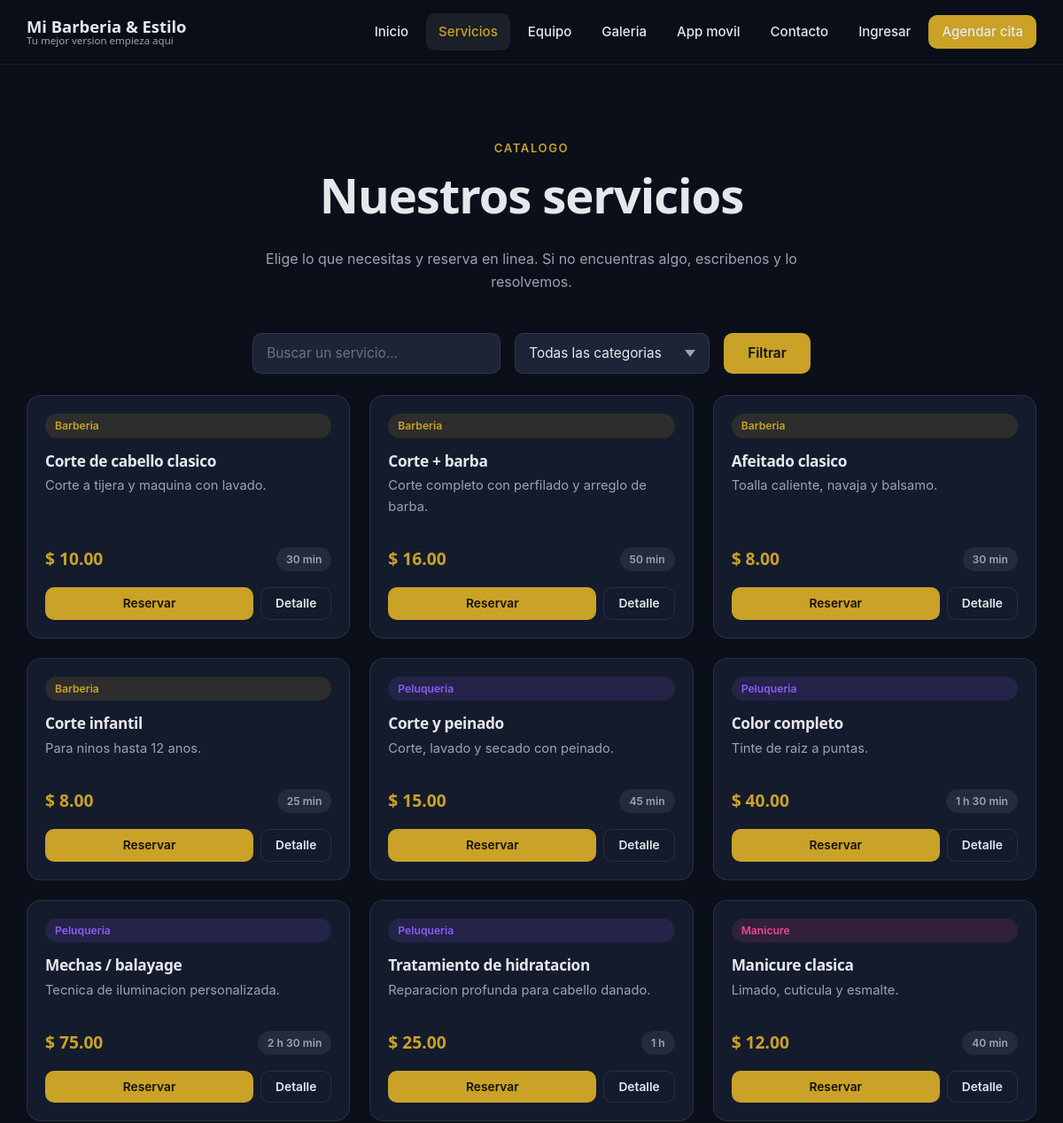
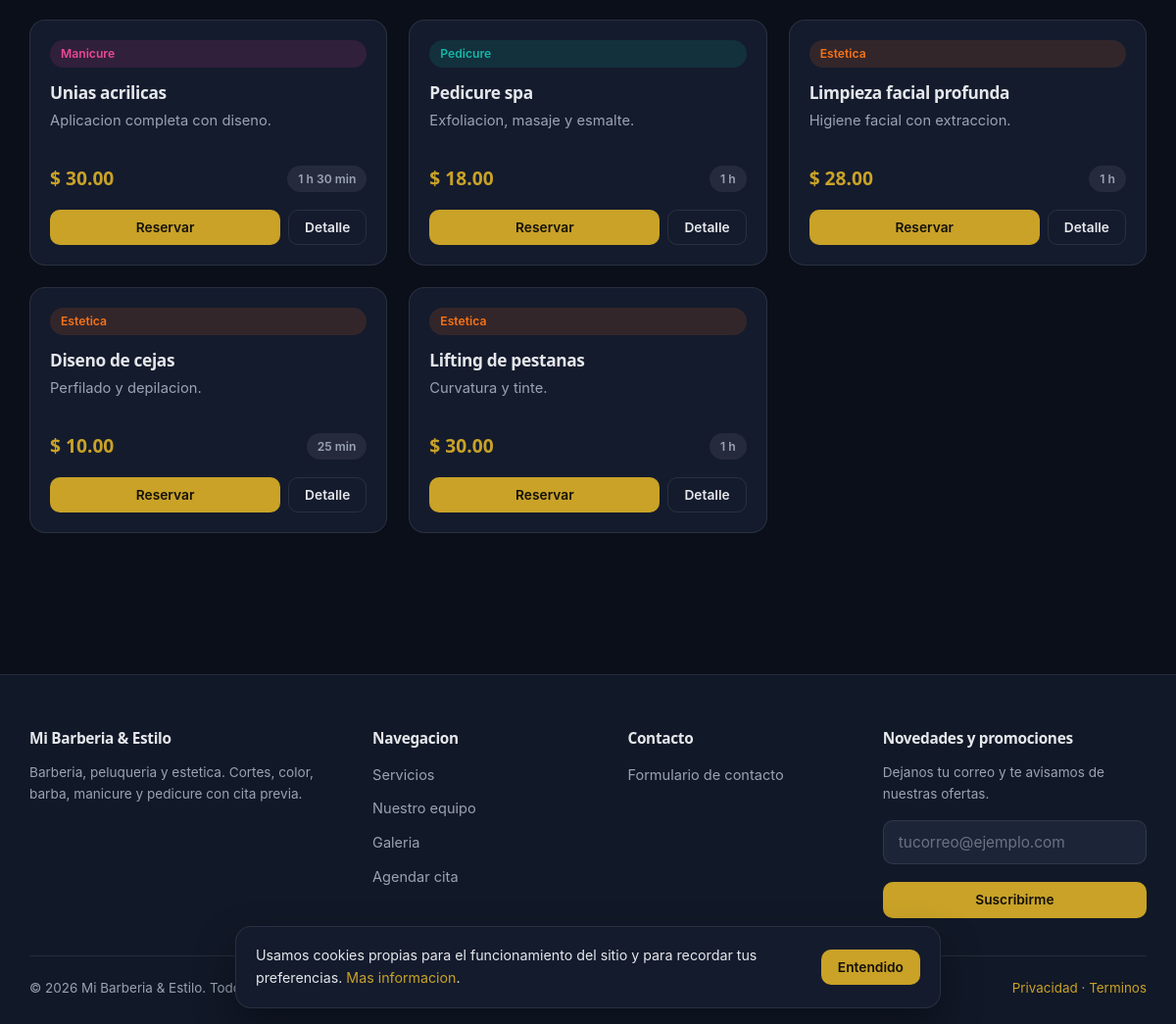
Screenshot of /servicios with the database file from the repository (2 pictures, top to bottom).
### tables this page shows
CREATE TABLE `services` (
  `id` int(10) unsigned NOT NULL AUTO_INCREMENT,
  `category_id` int(10) unsigned NOT NULL,
  `name` varchar(140) NOT NULL,
  `slug` varchar(160) NOT NULL,
  `short_description` varchar(255) NOT NULL DEFAULT '',
  `description` text DEFAULT NULL,
  `image_path` varchar(255) NOT NULL DEFAULT '',
  `duration_minutes` smallint(5) unsigned NOT NULL DEFAULT 30,
  `buffer_before_minutes` smallint(5) unsigned NOT NULL DEFAULT 0 COMMENT 'Preparacion previa',
  `buffer_after_minutes` smallint(5) unsigned NOT NULL DEFAULT 5 COMMENT 'Limpieza posterior',
  `price` decimal(10,2) NOT NULL DEFAULT 0.00,
  `promo_price` decimal(10,2) DEFAULT NULL,
  `promo_starts_at` datetime DEFAULT NULL,
  `promo_ends_at` datetime DEFAULT NULL,
  `deposit_required` tinyint(1) NOT NULL DEFAULT 0 COMMENT 'Exige abono para reservar',
  `deposit_amount` decimal(10,2) NOT NULL DEFAULT 0.00,
  `deposit_is_percentage` tinyint(1) NOT NULL DEFAULT 0,
  `requires_consultation` tinyint(1) NOT NULL DEFAULT 0,
  `max_per_day` smallint(5) unsigned NOT NULL DEFAULT 0 COMMENT '0 = sin limite',
  `loyalty_points` smallint(5) unsigned NOT NULL DEFAULT 0,
  `is_active` tinyint(1) NOT NULL DEFAULT 1,
  `is_featured` tinyint(1) NOT NULL DEFAULT 0,
  `bookable_online` tinyint(1) NOT NULL DEFAULT 1,
  `gender_target` enum('all','male','female','kids') NOT NULL DEFAULT 'all',
  `sort_order` smallint(6) NOT NULL DEFAULT 0,
  `created_at` datetime NOT NULL,
  `updated_at` datetime NOT NULL,
  `deleted_at` datetime DEFAULT NULL,
  PRIMARY KEY (`id`),
  UNIQUE KEY `uq_services_slug` (`slug`),
  KEY `idx_services_category` (`category_id`,`is_active`),
  KEY `idx_services_featured` (`is_featured`,`is_active`),
  KEY `idx_services_deleted` (`deleted_at`),
  CONSTRAINT `fk_services_category` FOREIGN KEY (`category_id`) REFERENCES `service_categories` (`id`)
);

CREATE TABLE `service_categories` (
  `id` int(10) unsigned NOT NULL AUTO_INCREMENT,
  `name` varchar(100) NOT NULL,
  `slug` varchar(120) NOT NULL,
  `description` varchar(500) NOT NULL DEFAULT '',
  `icon` varchar(60) NOT NULL DEFAULT '' COMMENT 'Nombre del icono en la interfaz',
  `color` varchar(7) NOT NULL DEFAULT '#8b5cf6',
  `image_path` varchar(255) NOT NULL DEFAULT '',
  `is_active` tinyint(1) NOT NULL DEFAULT 1,
  `show_on_home` tinyint(1) NOT NULL DEFAULT 1,
  `sort_order` smallint(6) NOT NULL DEFAULT 0,
  `created_at` datetime NOT NULL,
  `updated_at` datetime NOT NULL,
  `deleted_at` datetime DEFAULT NULL,
  PRIMARY KEY (`id`),
  UNIQUE KEY `uq_categories_slug` (`slug`),
  KEY `idx_categories_active` (`is_active`,`sort_order`)
);

### app/Views/web/services.php (the view, shortened to what the rows shown need)
<section class="section">
    <div class="container">
        <div class="section__head">
            <h1>Nuestros servicios</h1>
        </div>
        <?php if ($services === []): ?>
            <div class="empty-state">
                <div class="empty-state__icon">&#9986;</div>
                <p>No encontramos servicios con esos criterios.</p>
                <a class="btn btn--ghost" href="<?= e(url('/servicios')) ?>">Ver todos</a>
            </div>
        <?php else: ?>
            <div class="grid grid--3">
                <?php foreach ($services as $service): ?>
                    <?php $price = BookingService::currentPrice($service); ?>
                    <article class="card">
                        <div class="card__body">
                            <span class="pill" style="background: <?= e($service['category_color']) ?>22; color: <?= e($service['category_color']) ?>">
                                <?= e($service['category_name']) ?>
                            </span>
                            <h2 class="card__title mt-2" style="font-size:1.08rem"><?= e($service['name']) ?></h2>
                            <p class="card__text"><?= e($service['short_description']) ?></p>
                            <div class="card__footer">
                                <span class="card__price">
                                    <?= e(money($price)) ?>
                                </span>
                                <span class="pill"><?= e(minutes_to_human((int) $service['duration_minutes'])) ?></span>
                            </div>
                            <div class="flex gap-1 mt-2">
                                <a class="btn btn--primary btn--sm" style="flex:1"
                                   href="<?= e(url('/agendar?servicio=' . (int) $service['id'])) ?>">Reservar</a>
                                <a class="btn btn--ghost btn--sm"
                                   href="<?= e(url('/servicios/' . rawurlencode((string) $service['slug']))) ?>">Detalle</a>
                            </div>
                        </div>
                    </article>
                <?php endforeach; ?>
            </div>
        <?php endif; ?>
    </div>
</section>

### rows the page displays
services: category.name "Barberia", name "Corte de cabello clasico", short_description "Corte a tijera y maquina con lavado.", price "$ 10.00", duration_minutes "30 min"
services: category.name "Barberia", name "Corte + barba", short_description "Corte completo con perfilado y arreglo de barba.", price "$ 16.00", duration_minutes "50 min"
services: category.name "Barberia", name "Afeitado clasico", short_description "Toalla caliente, navaja y balsamo.", price "$ 8.00", duration_minutes "30 min"
services: category.name "Barberia", name "Corte infantil", short_description "Para ninos hasta 12 anos.", price "$ 8.00", duration_minutes "25 min"
services: category.name "Peluqueria", name "Corte y peinado", short_description "Corte, lavado y secado con peinado.", price "$ 15.00", duration_minutes "45 min"
services: category.name "Peluqueria", name "Color completo", short_description "Tinte de raiz a puntas.", price "$ 40.00", duration_minutes "1 h 30 min"
services: category.name "Peluqueria", name "Mechas / balayage", short_description "Tecnica de iluminacion personalizada.", price "$ 75.00", duration_minutes "2 h 30 min"
services: category.name "Peluqueria", name "Tratamiento de hidratacion", short_description "Reparacion profunda para cabello danado.", price "$ 25.00", duration_minutes "1 h"
services: category.name "Manicure", name "Manicure clasica", short_description "Limado, cuticula y esmalte.", price "$ 12.00", duration_minutes "40 min"
services: category.name "Manicure", name "Unias acrilicas", short_description "Aplicacion completa con diseno.", price "$ 30.00", duration_minutes "1 h 30 min"
services: category.name "Pedicure", name "Pedicure spa", short_description "Exfoliacion, masaje y esmalte.", price "$ 18.00", duration_minutes "1 h"
services: category.name "Estetica", name "Limpieza facial profunda", short_description "Higiene facial con extraccion.", price "$ 28.00", duration_minutes "1 h"
services: category.name "Estetica", name "Diseno de cejas", short_description "Perfilado y depilacion.", price "$ 10.00", duration_minutes "25 min"
services: category.name "Estetica", name "Lifting de pestanas", short_description "Curvatura y tinte.", price "$ 30.00", duration_minutes "1 h"

### other values shown
$businessName "Mi Barberia & Estilo"
SettingsService::string('business.tagline') "Tu mejor version empieza aqui"
$label "Inicio"
$label "Servicios"
$label "Equipo"
$label "Galeria"
$label "App movil"
$label "Contacto"
str_limit(SettingsService::string('business.description', ''), 190) "Barberia, peluqueria y estetica. Cortes, color, barba, manicure y pedicure con cita previa."
